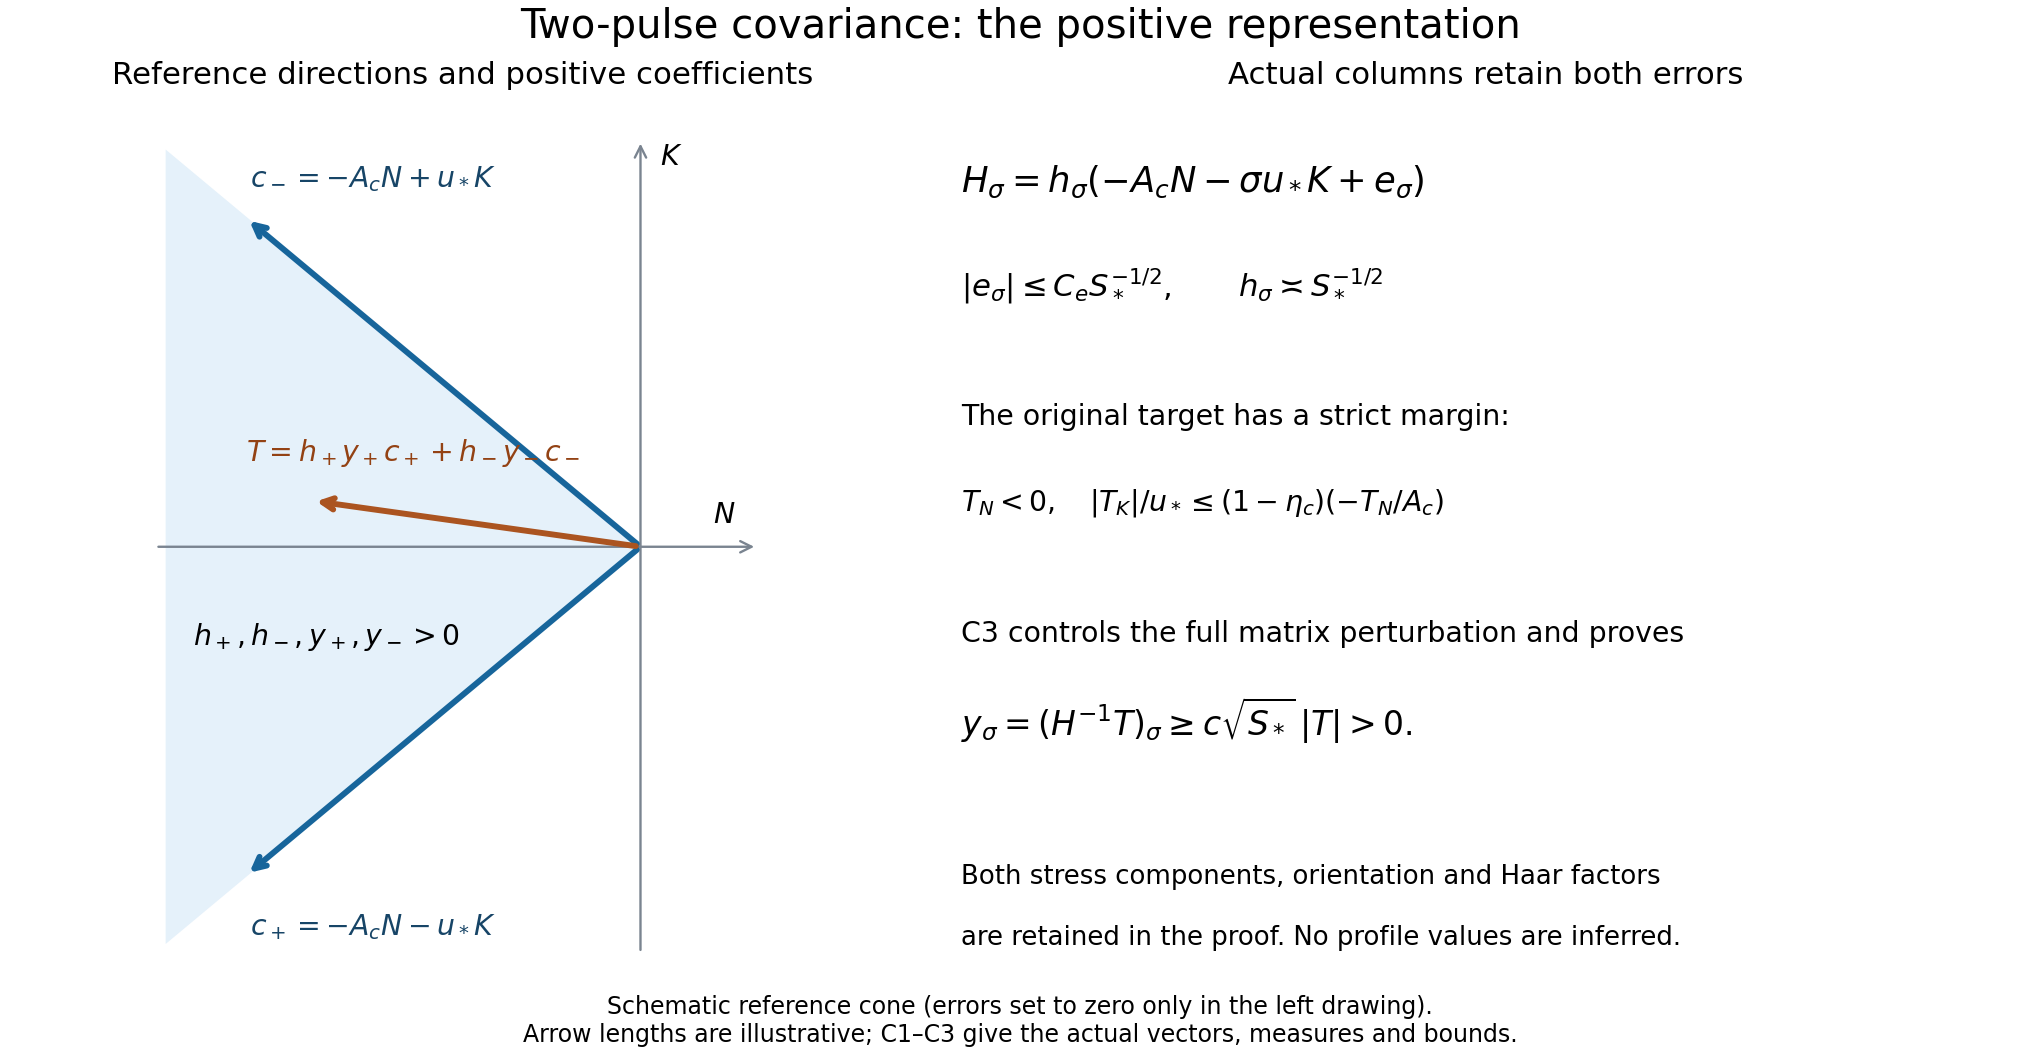

Source code (Python):
"""Reproduce the schematic for C1–C3; this drawing supplies no proof data."""
from pathlib import Path
import matplotlib
matplotlib.use('Agg')
import matplotlib.pyplot as plt
from matplotlib.patches import Polygon

out=Path(__file__).resolve().parent
plt.rcParams.update({'font.family':'DejaVu Sans','font.size':12,'svg.fonttype':'none'})
fig=plt.figure(figsize=(12,6.2),layout='constrained')
ax,tx=fig.subplots(1,2,gridspec_kw={'width_ratios':[1,1.2]})
ax.set_aspect('equal');ax.set_xlim(-3.8,1.1);ax.set_ylim(-3.3,3.3)
ax.add_patch(Polygon([[0,0],[-3.6,3.0],[-3.6,-3.0]],color='#e5f1fa'))
ax.annotate('',xy=(.9,0),xytext=(-3.7,0),arrowprops={'arrowstyle':'->','color':'#7a8490'})
ax.annotate('',xy=(0,3.1),xytext=(0,-3.1),arrowprops={'arrowstyle':'->','color':'#7a8490'})
ax.text(.55,.18,r'$N$');ax.text(.15,2.9,r'$K$')
for end,label,offset in [((-3,2.5),r'$c_-=-A_cN+u_*K$',(.03,.23)),((-3,-2.5),r'$c_+=-A_cN-u_*K$',(.03,-.45))]:
 ax.annotate('',xy=end,xytext=(0,0),arrowprops={'arrowstyle':'->','color':'#17659b','lw':2.5})
 ax.text(end[0]+offset[0],end[1]+offset[1],label,color='#174567')
ax.annotate('',xy=(-2.5,.35),xytext=(0,0),arrowprops={'arrowstyle':'->','color':'#ab5420','lw':2.5})
ax.text(-3,.65,r'$T=h_+y_+c_++h_-y_-c_-$',color='#934214')
ax.text(-3.4,-.75,r'$h_+,h_-,y_+,y_->0$',fontsize=12)
ax.set_xticks([]);ax.set_yticks([]);ax.set_frame_on(False)
ax.set_title('Reference directions and positive coefficients',fontsize=13,pad=12)
tx.axis('off');tx.set_title('Actual columns retain both errors',fontsize=13,pad=12)
lines=[
 (r'$H_\sigma=h_\sigma(-A_cN-\sigma u_*K+e_\sigma)$',.92,15),
 (r'$|e_\sigma|\leq C_e S_*^{-1/2},\qquad h_\sigma\asymp S_*^{-1/2}$',.80,13),
 ('The original target has a strict margin:',.65,12),
 (r'$T_N<0,\quad |T_K|/u_*\leq(1-\eta_c)(-T_N/A_c)$',.55,12),
 ('C3 controls the full matrix perturbation and proves',.40,12),
 (r'$y_\sigma=(H^{-1}T)_\sigma\geq c\sqrt{S_*}\,|T|>0.$',.30,14),
 ('Both stress components, orientation and Haar factors',.12,11),
 ('are retained in the proof. No profile values are inferred.',.05,11)
]
for s,y,size in lines:tx.text(.02,y,s,fontsize=size,va='center')
fig.suptitle('Two-pulse covariance: the positive representation',fontsize=17)
fig.supxlabel('Schematic reference cone (errors set to zero only in the left drawing).\nArrow lengths are illustrative; C1–C3 give the actual vectors, measures and bounds.',fontsize=10)
for ext in ('png','svg'):fig.savefig(out/f'stress-cone-audit.{ext}',dpi=170,facecolor='white')
plt.close(fig)
print('Wrote stress-cone-audit.png and stress-cone-audit.svg')
